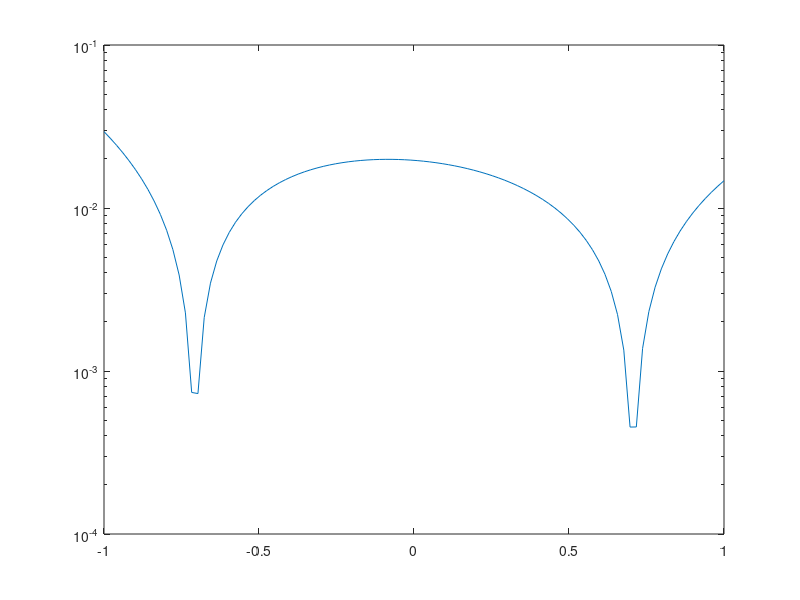
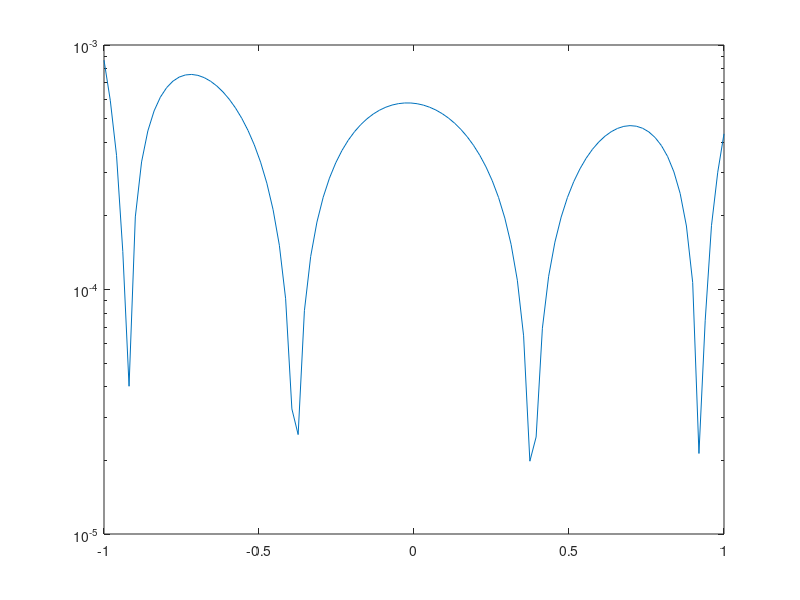
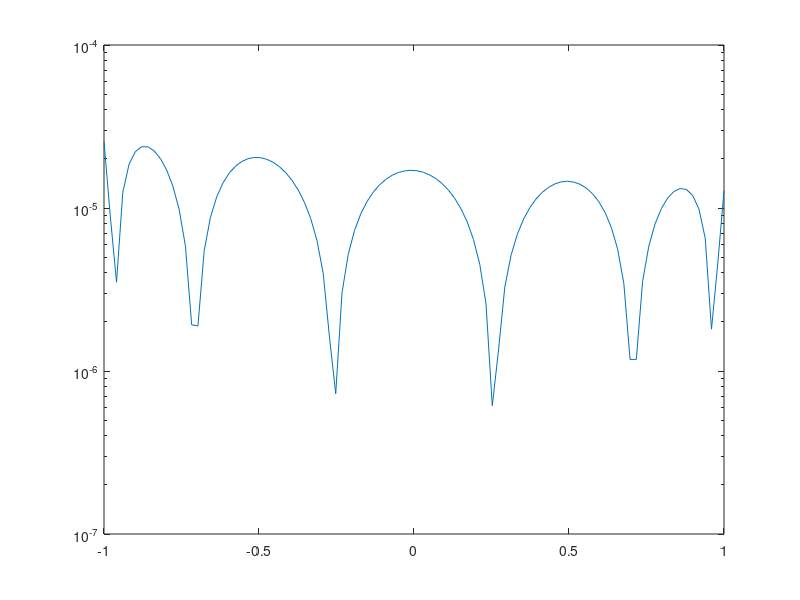
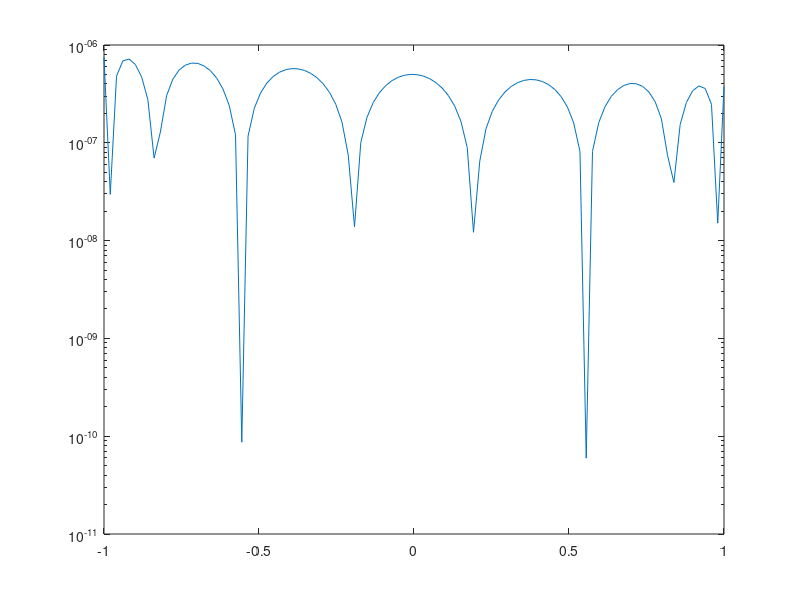

MATLAB code to generate these figures, in order:
for n =2:2:16

    x = cos((2*(1:1:n)-1)/(n)*0.5*pi);
    b = 1./(3+x);
    A = zeros(n);

    for i=1:n
        A(1:n,i) = (x).^(i-1);
    
    end

    inv(A);

    c = inv(A)*b';

    x2 = linspace(-1,1,100);

    P = zeros([1,100]);
    f= 1./(3+x2);
    for i=1:n
        P = P + c(i)*x2.^(i-1);
    
    end

    %P
    %figure
    %plot(x2,P,'b*')
    %hold('on')
    %plot(x2,f,'r-')
    %legend('P','f')
    
    figure
    y=abs(f-P);
    semilogy(x2,y)
end